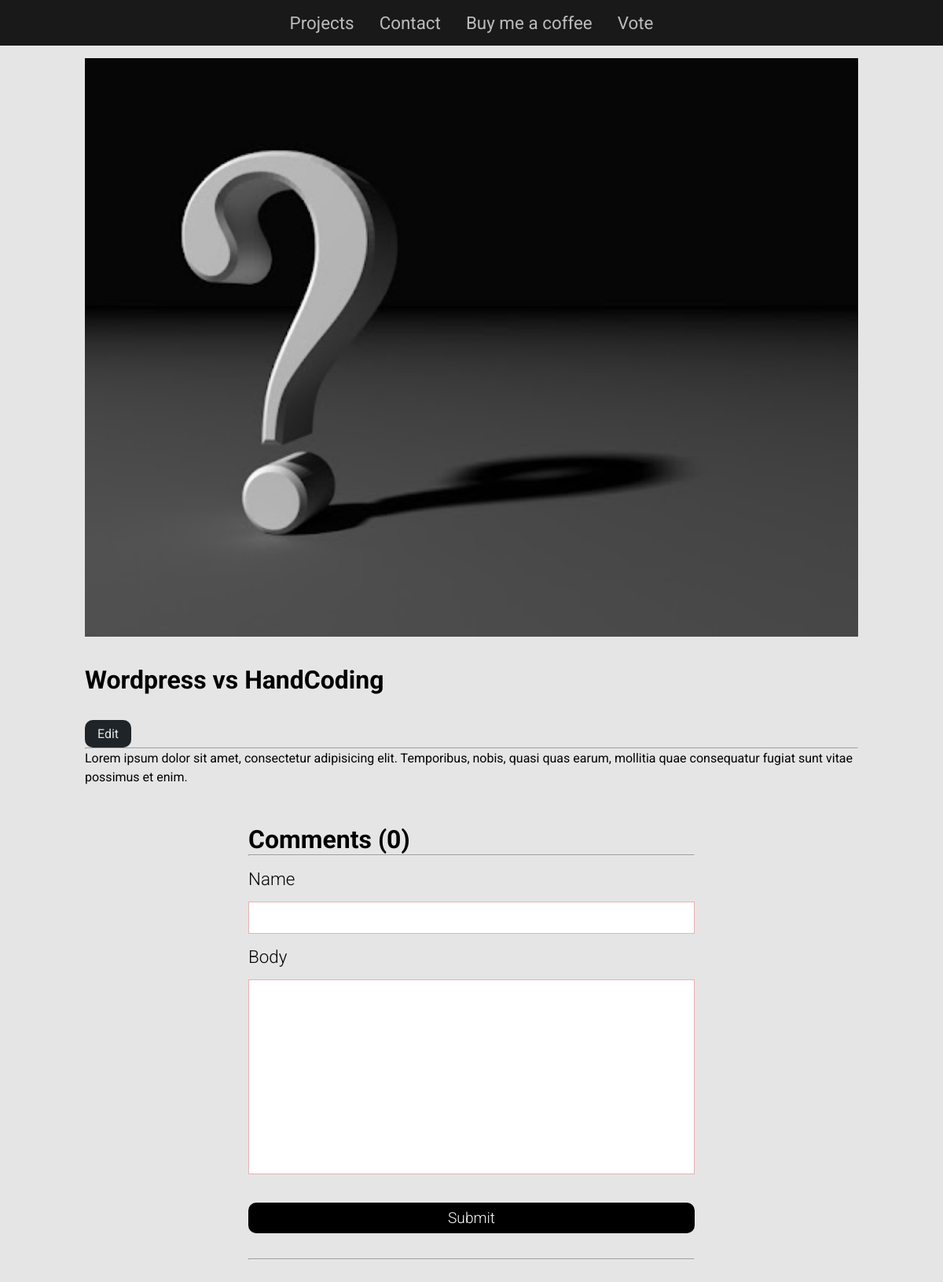
The page /project/47dc4967-bbd5-424c-9971-3454b6f2273b/ on the database as committed earlier.
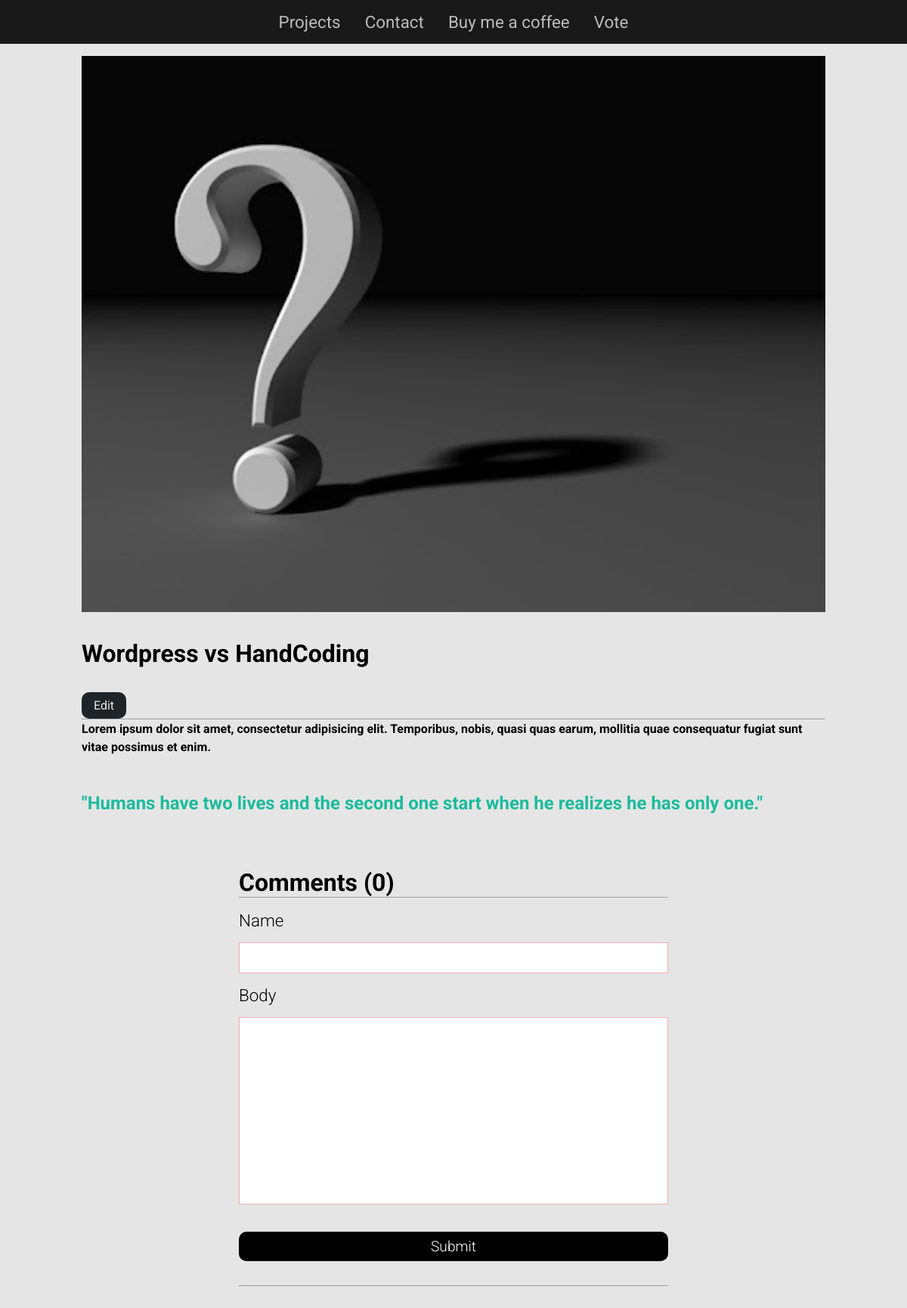
The same page on the database as committed later.
### base/models.py (models this page shows, shortened)
class Project(models.Model):
    title = models.CharField(max_length=200)
    thumbnail = models.ImageField(null=True)
    body = RichTextField()
    slug = models.SlugField(null=True, blank=True)
    created = models.DateTimeField(auto_now_add=True)
    id = models.UUIDField(default=uuid.uuid4, unique=True, primary_key=True)

### base/views.py (the view, shortened to what this page needs)
# urls.py: path('project/<str:pk>/', views.projectPage, name="project"),
def projectPage(request, pk):
    project = Project.objects.get(id=pk)
    count = project.comment_set.count()
    comments = project.comment_set.all().order_by('-created')
    form = CommentForm()
    context = {"project": project, "count": count, "comments": comments, "form": form}
    return render(request, 'base/project.html', context)

### base/forms.py
class CommentForm(ModelForm):
    class Meta:
        model = Comment
        fields = ['name', 'body']

### base/templates/base/project.html (shortened to what this page needs)
{% extends 'base/main.html' %}
{% load static %}
{% block content %}
<section class="project-section">
    <div class="container">
        <img class="img-responsive" src="{{project.thumbnail.url}}" alt="project-image">
        <h3 class="common-heading mt-2">{{project.title}}</h3>
        <a href="{% url 'edit-project' project.id %}" class="btn mt-2">Edit</a>
        <br>
        <hr>
        <p>{{project.body|safe}}</p>
    </div>
    <div class="sub-container comment-wrapper">
        <h3 class="common-heading">Comments ({{count}})</h3>
        <hr>
        <form action="" method="post">
            {% for field in form %}
            <label for="">{{field.label}}</label>
            {{field}}
            {% endfor %}
            <input type="submit" value="Submit">
        </form>
        <hr>
    </div>
</section>
{% endblock content %}

Rows that differ between the two databases and show on the page:
changed Project "Wordpress vs HandCoding": body "Lorem ipsum dolor sit amet, consectetur adipisicing elit. Temporibus, nobis, quasi quas earum, mollitia quae consequatur fugiat sunt vitae possimus et enim." → "…vitae possimus et enim. \"Humans have two lives and the second one start when he realizes he has only one.\""
